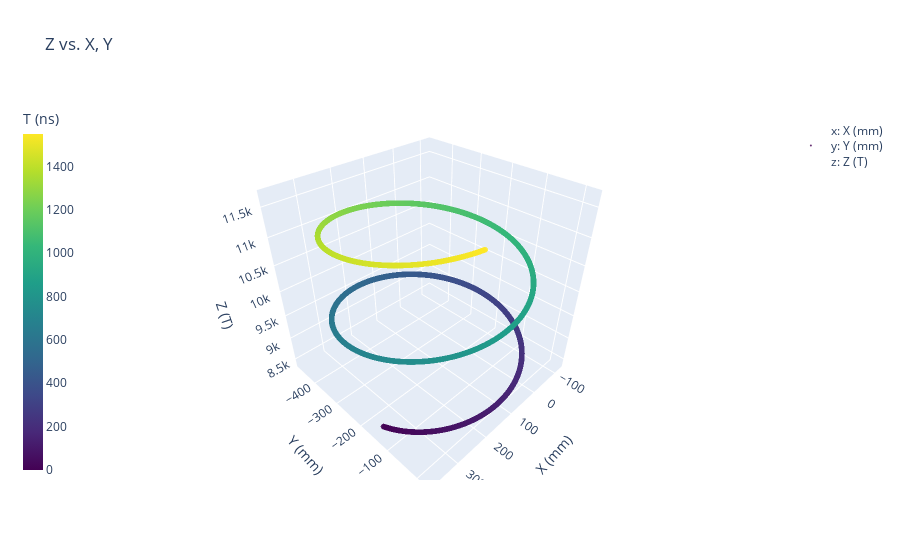

Notebook cell for this chart:
### Code cell
scatter3d(X,Y,Z,scale_list=[T], inline=True, show_plot=False)

### Figure 1 — Plotly figure (JSON) as saved in the notebook; plotly's stock layout.template omitted (floating-point values rounded to 4 significant figures; data arrays with more than 128 entries replaced by an {"elided": "..."} marker saying what was removed)
{"data": [{"marker": {"cauto": false, "cmax": 1550, "cmin": 0, "color": {"elided": "1551 int values"}, "colorbar": {"thickness": 20, "title": {"text": "T (ns)"}, "x": -0.1, "y": 0.5}, "colorscale": [[0, "#440154"], [0.1111, "#482878"], [0.2222, "#3e4989"], [0.3333, "#31688e"], [0.4444, "#26828e"], [0.5556, "#1f9e89"], [0.6667, "#35b779"], [0.7778, "#6ece58"], [0.8889, "#b5de2b"], [1, "#fde725"]], "opacity": 0.8, "reversescale": false, "showscale": true, "size": 2}, "mode": "markers", "name": "<br>x: X (mm)<br>y: Y (mm)<br>z: Z (T)<br>", "type": "scatter3d", "x": {"elided": "1551 float values"}, "y": {"elided": "1551 float values"}, "z": {"elided": "1551 float values"}}], "layout": {"scene": {"xaxis": {"title": {"text": "X (mm)"}}, "yaxis": {"title": {"text": "Y (mm)"}}, "zaxis": {"title": {"text": "Z (T)"}}}, "showlegend": true, "title": {"text": "Z vs. X, Y"}}}
